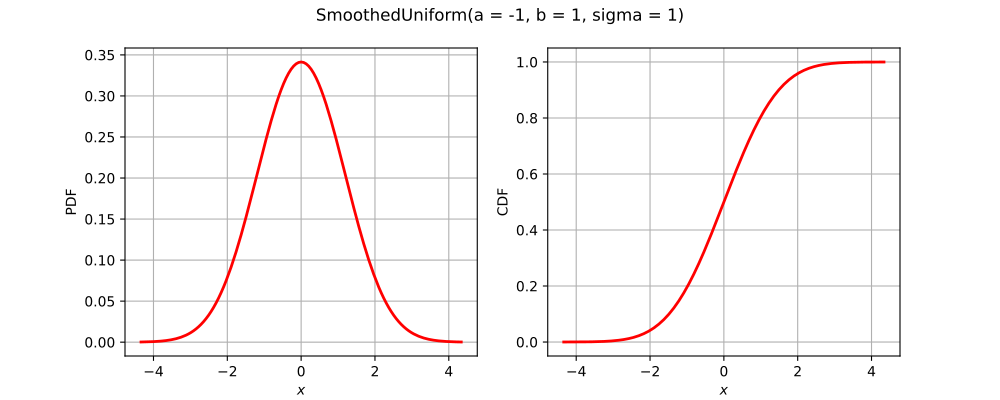

This figure's Python source:
import openturns as ot
from matplotlib import pyplot as plt
from openturns.viewer import View
title = None
if ot.SmoothedUniform().__class__.__name__ == 'Bernoulli':
    distribution = ot.Bernoulli(0.7)
elif ot.SmoothedUniform().__class__.__name__ == 'Binomial':
    distribution = ot.Binomial(5, 0.2)
elif ot.SmoothedUniform().__class__.__name__ == 'Hypergeometric':
    distribution = ot.Hypergeometric(10, 4, 7)
elif ot.SmoothedUniform().__class__.__name__ == 'CumulativeDistributionNetwork':
    coll = [ot.Normal(2),ot.Dirichlet([0.5, 1.0, 1.5])]
    distribution = ot.CumulativeDistributionNetwork(coll, ot.BipartiteGraph([[0,1], [0,1]]))
elif ot.SmoothedUniform().__class__.__name__ == 'Histogram':
    distribution = ot.Histogram([-1.0, 0.5, 1.0, 2.0], [0.45, 0.4, 0.15])
elif ot.SmoothedUniform().__class__.__name__ == 'KernelMixture':
    kernel = ot.Uniform()
    sample = ot.Normal().getSample(5)
    bandwith = [1.0]
    distribution = ot.KernelMixture(kernel, bandwith, sample)
elif ot.SmoothedUniform().__class__.__name__ == 'MaximumDistribution':
    coll = [ot.Uniform(2.5, 3.5), ot.LogUniform(1.0, 1.2), ot.Triangular(2.0, 3.0, 4.0)]
    distribution = ot.MaximumDistribution(coll)
elif ot.SmoothedUniform().__class__.__name__ == 'Multinomial':
    distribution = ot.Multinomial(5, [0.2])
elif ot.SmoothedUniform().__class__.__name__ == 'RandomMixture':
    coll = [ot.Triangular(0.0, 1.0, 5.0), ot.Uniform(-2.0, 2.0)]
    weights = [0.8, 0.2]
    cst = 3.0
    distribution = ot.RandomMixture(coll, weights, cst)
elif ot.SmoothedUniform().__class__.__name__ == 'TruncatedDistribution':
    distribution = ot.TruncatedDistribution(ot.Normal(2.0, 1.5), 1.0, 4.0)
elif ot.SmoothedUniform().__class__.__name__ == 'UserDefined':
    distribution = ot.UserDefined([[1.0], [2.0], [3.0]], [0.4, 0.5, 1.0])
elif ot.SmoothedUniform().__class__.__name__ == 'ZipfMandelbrot':
    distribution = ot.ZipfMandelbrot(10, 2.5, 0.3)
elif ot.SmoothedUniform().__class__.__name__ == 'Normal':
    cov = ot.CovarianceMatrix([[1.0, -0.5], [-0.5, 1.0]])
    distribution = ot.Normal([0.0, 0.0], cov)
    title = "Normal dist. with correlation coefficient {}".format(cov[0, 1])
else:
    distribution = ot.SmoothedUniform()

dimension = distribution.getDimension()
if title is None:
    title = str(distribution)[:100].split('\n')[0]
if dimension == 1:
    distribution.setDescription(['$x$'])
    pdf_graph = distribution.drawPDF()
    cdf_graph = distribution.drawCDF()
    fig = plt.figure(figsize=(10, 4))
    pdf_axis = fig.add_subplot(121)
    cdf_axis = fig.add_subplot(122)
    View(pdf_graph, figure=fig, axes=[pdf_axis], add_legend=False)
    View(cdf_graph, figure=fig, axes=[cdf_axis], add_legend=False)
    fig.suptitle(title)
elif dimension == 2:
    grid = ot.GridLayout(1, 2)
    pdf_graph = distribution.drawPDF()
    pdf_graph.setLegends([''])
    cdf_graph = distribution.drawCDF()
    cdf_graph.setLegends([''])
    grid.setGraph(0, 0, pdf_graph)
    grid.setGraph(0, 1, cdf_graph)
    grid.setTitle(title)
    fig = View(grid).getFigure()
    fig.axes[0].set_title('PDF')
    fig.axes[1].set_title('CDF')
